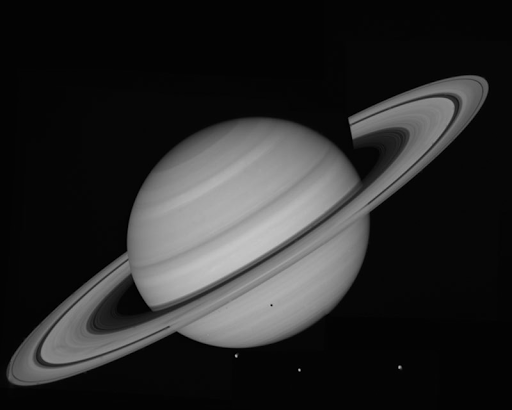
#> input picture CV-lecture-quizzes-python-master/2A-L2/images/saturn.png, 512 x 410 px
$ python remove_noise.py
#> lines starting #> are read from the running program, lines starting #| are printed output that depends on the picture
import cv2
import numpy as np


# Helper function
def imshow(title, image):
    # WARNING: Using np.clip to get results similar to the quiz.
    # This is NOT a good practice because you are discarding information that is
    # below 0 and above 255. Use normalization instead.

    image = np.clip(image, 0, 255).astype(np.uint8)
    cv2.imshow(title, image.astype(np.uint8))

# Apply a Gaussian filter to remove noise
img = cv2.imread('../images/saturn.png', 0)
#> img is the input picture: shape (410, 512); min 0, max 198, mean 41
cv2.imshow('Img', img)

# Add some noise
noise_sigma = 25
r, c = img.shape
#> r = 410; c = 512
noise = np.random.randn(r, c) * noise_sigma
noisy_img = img + noise
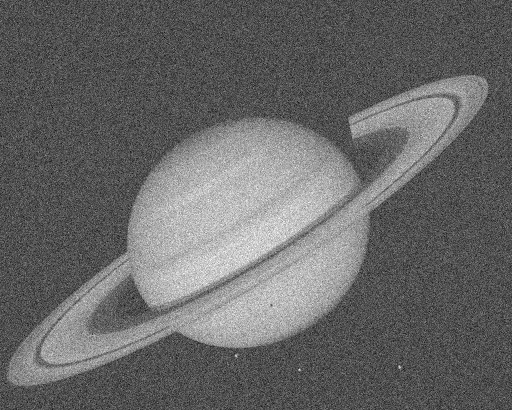
#> noisy_img: shape (410, 512) float64; min -117.3, max 270.3, mean 41; drawn with min black and max white

imshow('Noisy Image', noisy_img)  # Customized imshow function to match the quiz
#> in imshow, `image = np.clip(image, 0, 255).astype(np.uint8)`:
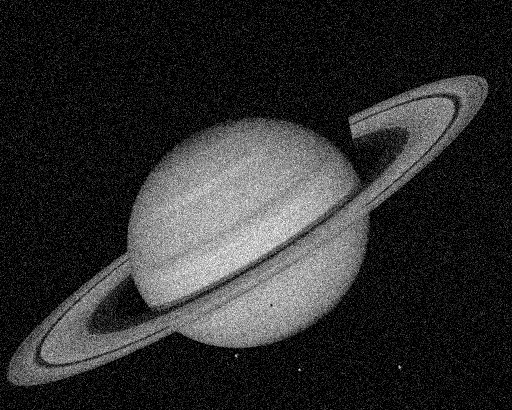
#> image: shape (410, 512); min 0, max 255, mean 46.2

# Create a Gaussian filter
filter_size = 20
filter_sigma = 20

# OpenCV does not have a fspecial type of function. Instead we will cv2.getGaussianKernel
# to generate a Gaussian kernel.
filter_kernel = cv2.getGaussianKernel(filter_size, filter_sigma)

# This however generates a 1D kernel and we want a 2D that is of shape (filter_size, filter_size)
# To achieve this we multiply this array by its transpose
filter_kernel = filter_kernel * filter_kernel.T

# Apply it to remove noise
smoothed = cv2.filter2D(noisy_img, -1, filter_kernel)
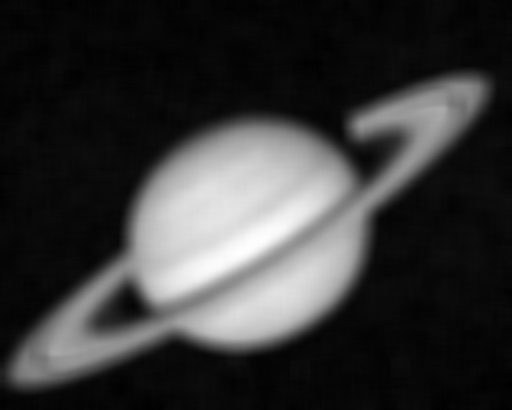
#> smoothed: shape (410, 512) float64; min -1.41, max 193.7, mean 41; drawn with min black and max white

imshow('Smoothed image', smoothed)  # Customized imshow function to match the quiz
#> call 2 of imshow, with title = 'Smoothed image'
#> in imshow (call 2), `image = np.clip(image, 0, 255).astype(np.uint8)`:
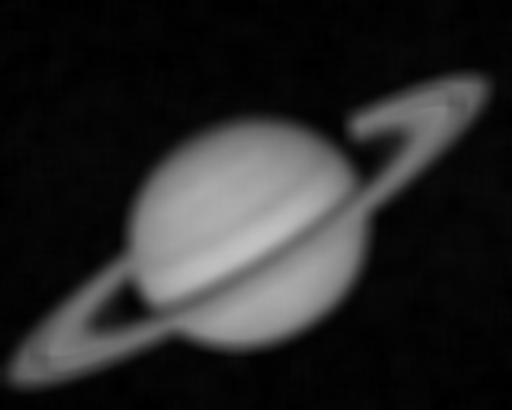
#> image: shape (410, 512); min 0, max 193, mean 40.5
cv2.waitKey(0)
